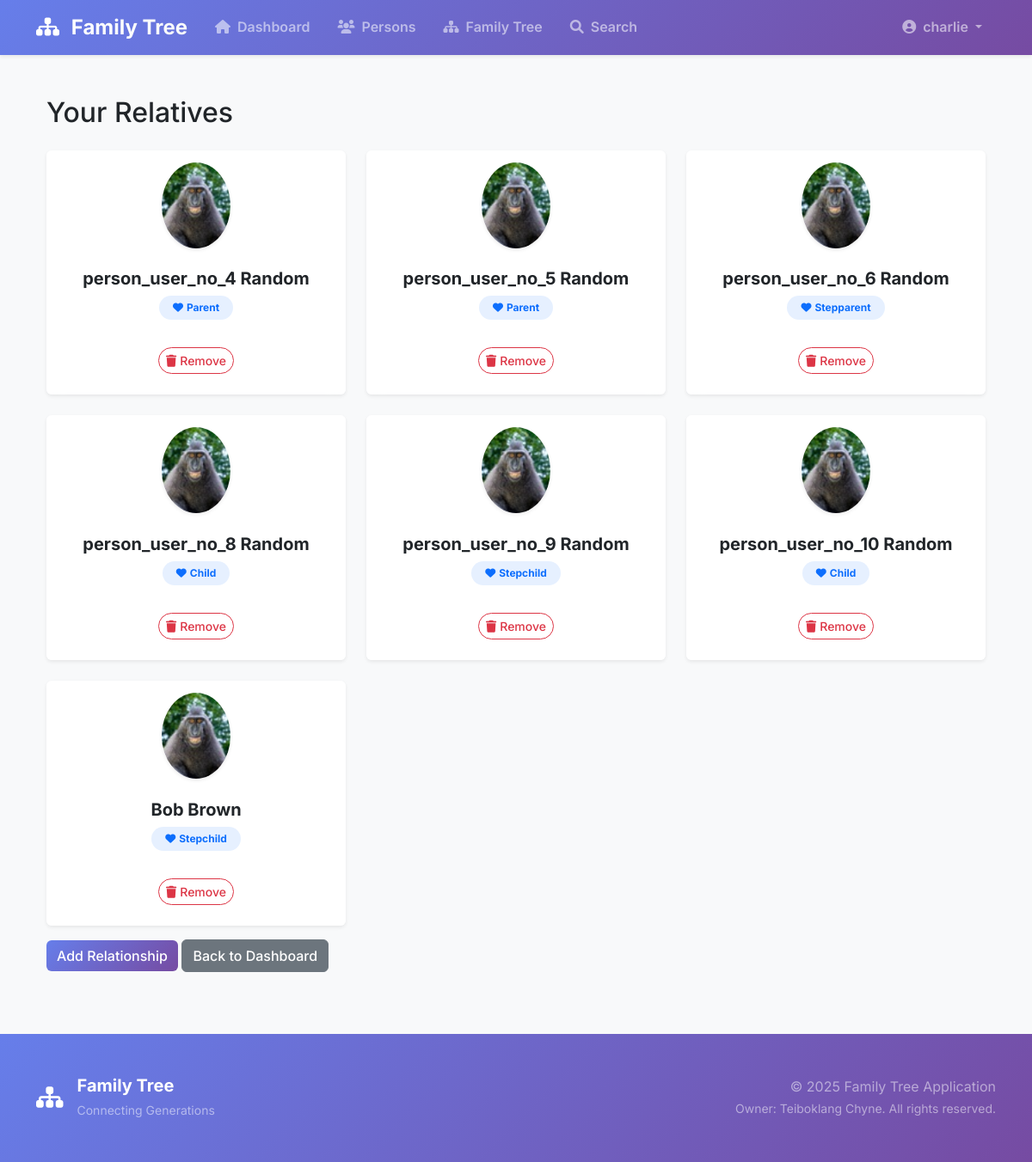
/display_relatives (signed in), run on the app's committed database.
### family_tree/models.py (models this page shows, shortened)
class User(db.Model, UserMixin):
    id = db.Column(db.Integer, primary_key=True)
    username = db.Column(db.String(100), unique=True, nullable=False)
    email = db.Column(db.String(120), unique=True, nullable=False)
    password_hash = db.Column(db.Text, nullable=False)
    is_admin = db.Column(db.Boolean, default=False)
    profile_picture = db.relationship(
        'Picture', backref='user', uselist=False, cascade='all, delete-orphan')
    person = db.relationship('Person', backref='user',
                             uselist=False, cascade='all, delete-orphan')
    addresses = db.relationship(
        'Address', backref='user', lazy=True, cascade='all, delete-orphan')
    important_dates = db.relationship(
        'ImportantDates', backref='user', lazy=True, cascade='all, delete-orphan')
    contact_details = db.relationship(
        'ContactDetails', backref='user', lazy=True, cascade='all, delete-orphan')
    relatives = db.relationship(
        'Relatives',
        foreign_keys='Relatives.user_id',
        backref='user',
        cascade='all, delete-orphan',
        lazy=True
    )
    relatives_of = db.relationship(
        'Relatives',
        foreign_keys='Relatives.relative_user_id',
        backref='relative_user',
        cascade='all, delete-orphan',
        lazy=True
    )

class Person(db.Model):
    id = db.Column(db.Integer, primary_key=True)
    user_id = db.Column(db.Integer, db.ForeignKey('user.id'), nullable=False)
    gender = db.Column(db.Enum(GenderEnum), nullable=False)
    first_name = db.Column(db.String(100), nullable=False)
    middle_name = db.Column(db.String(100))
    last_name = db.Column(db.String(100), nullable=False)

### family_tree/routes/user.py (the view)
@bp.route('/display_relatives')
@login_required
def display_relatives():
    app.logger.info(
        f"Rendering relatives page for user {current_user.username}.")
    relatives = cursor.query(
        db, Relatives, filter_by=True, user_id=current_user.id).all()
    relative_details = get_relative_details(db, User, relatives)
    return render_template(
        'user/display_relatives.html',
        relative_details=relative_details
    )

### family_tree/cursor.py (called while the page is built)
    def query(self, db, table, *args, filter_by=False, **kwargs):
        if filter_by:
            return db.session.query(table).filter_by(**kwargs)
        elif args and kwargs:
            return db.session.query(table).filter(*args).filter_by(**kwargs)
        elif args:
            return db.session.query(table).filter(*args)
        else:
            return db.session.query(table)

### family_tree/routes/user.py (called while the page is built)
@bp.before_request
def restrict_access_to_user():
    if not current_user.is_authenticated or current_user.is_admin:
        app.logger.warning("Unauthorized access attempt to user routes.")
        return redirect(url_for('common.login'))
    else:
        app.logger.info(f"User {current_user.username} accessed user routes.")

### family_tree/templates/user/display_relatives.html (shortened to what this page needs)
{% extends 'base.html' %}
{% block content %}
<div class="container mt-4">
  <h2 class="mb-4">Your Relatives</h2>
  {% if relative_details and relative_details|length > 0 %}
  <div class="row g-4">
    {% for rel in relative_details %}
    <div class="col-md-6 col-lg-4">
      <div class="card h-100 border-0 shadow-sm">
        <div class="card-body text-center p-4">
          <div class="mb-3">
            <div class="bg-primary bg-opacity-10 rounded-circle d-inline-flex align-items-center justify-content-center"
              style="width: 80px; height: 80px;">
              {% if rel.profile_picture_url %}
                <img class="rounded-circle shadow-sm" src="{{ rel.profile_picture_url }}" alt="profile picture" style="width: 100px; height: 100px; object-fit: cover;">
              {% else %}
                <i class="fas fa-user text-primary fs-2"></i>
              {% endif %}
            </div>
          </div>
          <h5 class="card-title fw-bold mb-2">{{ rel.first_name }} {{ rel.last_name }}</h5>
          <span class="badge bg-primary bg-opacity-10 text-primary px-3 py-2 rounded-pill mb-3">
            <i class="fas fa-heart me-1"></i>{{ rel.relationship|capitalize }}
          </span>
          <div class="mt-3">
            <form method="POST" action="{{ url_for('user.delete_relative', relative_user_id=rel.relative_user_id) }}"
              class="d-inline">
              <button type="submit" class="btn btn-outline-danger btn-sm rounded-pill"
                onclick="return confirm('Are you sure you want to remove {{ rel.first_name }} {{ rel.last_name }} from your relatives?')">
                <i class="fas fa-trash me-1"></i>Remove
              </button>
            </form>
          </div>
        </div>
      </div>
    </div>
    {% endfor %}
  </div>
  {% else %}
  <div class="alert alert-info">No relatives found.</div>
  {% endif %}
  <a href="{{ url_for('user.add_relative') }}" class="btn btn-primary mt-3">Add Relationship</a>
  <a href="{{ url_for('user.dashboard') }}" class="btn btn-secondary mt-3">Back to Dashboard</a>
</div>
{% endblock %}

### family_tree/templates/base.html (shortened to what this page needs)
<!DOCTYPE html>
<html lang="en">
<head>
    <link href="https://cdn.jsdelivr.net/npm/bootstrap@5.3.0/dist/css/bootstrap.min.css" rel="stylesheet">
    <link href="https://cdn.jsdelivr.net/npm/bootstrap-select@1.14.0-beta3/dist/css/bootstrap-select.min.css" rel="stylesheet">
    <link href="https://cdnjs.cloudflare.com/ajax/libs/font-awesome/6.0.0/css/all.min.css" rel="stylesheet">
    <link href="{{ url_for('static', filename='css/style.css') }}" rel="stylesheet">
</head>
<body class="bg-light">
    <nav class="navbar navbar-expand-lg navbar-dark bg-gradient-primary shadow-sm sticky-top">
        <div class="container">
            {% if current_user.is_authenticated %}
              {% if current_user.is_admin %}
                <a class="navbar-brand fw-bold fs-4" href="{{ url_for('admin.dashboard') }}">
                    <i class="fas fa-sitemap me-2 text-white"></i>
                    <span class="text-gradient-white">Family Tree</span>
                </a>
              {% else %}
                <a class="navbar-brand fw-bold fs-4" href="{{ url_for('user.dashboard') }}">
                    <i class="fas fa-sitemap me-2 text-white"></i>
                    <span class="text-gradient-white">Family Tree</span>
                </a>
              {% endif %}
            {% else %}
              <a class="navbar-brand fw-bold fs-4" href="{{ url_for('common.home') }}">
                <i class="fas fa-sitemap me-2 text-white"></i>
                <span class="text-gradient-white">Family Tree</span>
              </a>
            {% endif %}
            <div class="collapse navbar-collapse" id="navbarNav">
                <ul class="navbar-nav me-auto">
                    {% if current_user.is_authenticated%}
                      {% if current_user.is_admin %}
                        <li class="nav-item">
                            <a class="nav-link fw-semibold px-3 py-2 rounded-pill nav-link-hover" href="{{ url_for('admin.dashboard') }}">
                                <i class="fas fa-home me-2"></i>Dashboard
                            </a>
                        </li>
                      {% else %}
                        <li class="nav-item">
                            <a class="nav-link fw-semibold px-3 py-2 rounded-pill nav-link-hover" href="{{ url_for('user.dashboard') }}">
                                <i class="fas fa-home me-2"></i>Dashboard
                            </a>
                        </li>
                        <li class="nav-item">
                            <a class="nav-link fw-semibold px-3 py-2 rounded-pill nav-link-hover" href="#">
                                <i class="fas fa-users me-2"></i>Persons
                            </a>
                        </li>
                        <li class="nav-item">
                            <a class="nav-link fw-semibold px-3 py-2 rounded-pill nav-link-hover" href="#">
                                <i class="fas fa-sitemap me-2"></i>Family Tree
                            </a>
                        </li>
                        <li class="nav-item">
                            <a class="nav-link fw-semibold px-3 py-2 rounded-pill nav-link-hover" href="#">
                                <i class="fas fa-search me-2"></i>Search
                            </a>
                        </li>
                      {% endif %}
                    {% endif %}
                </ul>
                <ul class="navbar-nav">
                    {% if current_user.is_authenticated %}
                      {% if current_user.is_admin%}
                        <li class="nav-item dropdown">
                            <a class="nav-link dropdown-toggle fw-semibold px-3 py-2 rounded-pill nav-link-hover" href="#" id="navbarDropdown" role="button" data-bs-toggle="dropdown">
                                <i class="fas fa-user-circle me-2"></i>{{ current_user.username }}
                            </a>
                            <ul class="dropdown-menu dropdown-menu-end shadow-lg border-0 rounded-3">
                                <li class="px-3 py-2">
                                    <small class="text-muted fw-semibold">Admin Panel</small>
                                </li>
                                <li><hr class="dropdown-divider"></li>
                                <li><a class="dropdown-item py-2 fw-semibold" href="{{ url_for('common.logout') }}">
                                    <i class="fas fa-sign-out-alt me-2 text-danger"></i>Logout
                                </a></li>
                            </ul>
                        </li>
                      {% else %}
                        <li class="nav-item dropdown">
                            <a class="nav-link dropdown-toggle fw-semibold px-3 py-2 rounded-pill nav-link-hover" href="#" id="navbarDropdown" role="button" data-bs-toggle="dropdown">
                                <i class="fas fa-user-circle me-2"></i>{{ current_user.username }}
                            </a>
                        </li>
                      {% endif %}
                    {% else %}
                        <li class="nav-item">
                            <a class="nav-link fw-semibold px-3 py-2 rounded-pill nav-link-hover" href="{{ url_for('common.login') }}">
                                <i class="fas fa-sign-in-alt me-2"></i>Login
                            </a>
                        </li>
                    {% endif %}
                </ul>
            </div>
        </div>
    </nav>
    <main class="container-fluid px-0">
        <div class="container py-4">
            {% block content %}{% endblock %}
        </div>
    </main>
    <footer class="bg-gradient-primary text-white mt-5 py-5">
        <div class="container">
            <div class="row align-items-center">
                <div class="col-md-6">
                    <div class="d-flex align-items-center">
                        <i class="fas fa-sitemap me-3 fs-3"></i>
                        <div>
                            <h5 class="mb-1 fw-bold">Family Tree</h5>
                            <small class="text-white-50">Connecting Generations</small>
                        </div>
                    </div>
                </div>
                <div class="col-md-6 text-md-end">
                    <p class="mb-0 text-white-50">
                        &copy; 2025 Family Tree Application<br>
                        <small>Owner: Teiboklang Chyne. All rights reserved.</small>
                    </p>
                </div>
            </div>
        </div>
    </footer>
</body>
</html>

### family_tree/static/css/style.css (style rules this page uses)
.bg-gradient-primary { background: linear-gradient(135deg, #667eea 0%, #764ba2 100%); }
.card { backdrop-filter: blur(10px); background: rgba(255, 255, 255, 0.95); }
.btn-primary { background: linear-gradient(135deg, #667eea 0%, #764ba2 100%); border: none; transition: all 0.3s ease; }
body { font-family: 'Inter', sans-serif; line-height: 1.6; }
.navbar-brand { transition: all 0.3s ease; }
.nav-link-hover { transition: all 0.3s ease; position: relative; }
.text-gradient-white { background: linear-gradient(135deg, #ffffff 0%, #f8f9fa 100%); -webkit-background-clip: text; -webkit-text-fill-color: transparent; background-clip: text; }
footer { background: linear-gradient(135deg, #667eea 0%, #764ba2 100%); }
.btn { font-weight: 500; transition: all 0.3s ease; }
.card { transition: all 0.3s ease; }
.card-body .btn { transition: all 0.3s ease; }
.btn-sm { font-weight: 500; }

### data on the page
User: username "charlie"
Person: first_name "person_user_no_4", last_name "Random", relationship "Parent"
Person: first_name "person_user_no_5", last_name "Random", relationship "Parent"
Person: first_name "person_user_no_6", last_name "Random", relationship "Stepparent"
Person: first_name "person_user_no_8", last_name "Random", relationship "Child"
Person: first_name "person_user_no_9", last_name "Random", relationship "Stepchild"
Person: first_name "person_user_no_10", last_name "Random", relationship "Child"
Person: first_name "Bob", last_name "Brown", relationship "Stepchild"
